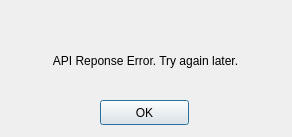
<?xml version="1.0" encoding="UTF-8"?>
<ui version="4.0">
 <class>Dialog</class>
 <widget class="QDialog" name="Dialog">
  <property name="geometry">
   <rect>
    <x>0</x>
    <y>0</y>
    <width>292</width>
    <height>137</height>
   </rect>
  </property>
  <property name="windowTitle">
   <string>Dialog</string>
  </property>
  <widget class="QLabel" name="label">
   <property name="geometry">
    <rect>
     <x>20</x>
     <y>30</y>
     <width>251</width>
     <height>61</height>
    </rect>
   </property>
   <property name="text">
    <string>API Reponse Error. Try again later.</string>
   </property>
   <property name="scaledContents">
    <bool>false</bool>
   </property>
   <property name="alignment">
    <set>Qt::AlignCenter</set>
   </property>
   <property name="wordWrap">
    <bool>false</bool>
   </property>
  </widget>
  <widget class="QPushButton" name="pushButton">
   <property name="geometry">
    <rect>
     <x>100</x>
     <y>100</y>
     <width>89</width>
     <height>25</height>
    </rect>
   </property>
   <property name="text">
    <string>OK</string>
   </property>
  </widget>
 </widget>
 <resources/>
 <connections/>
</ui>
